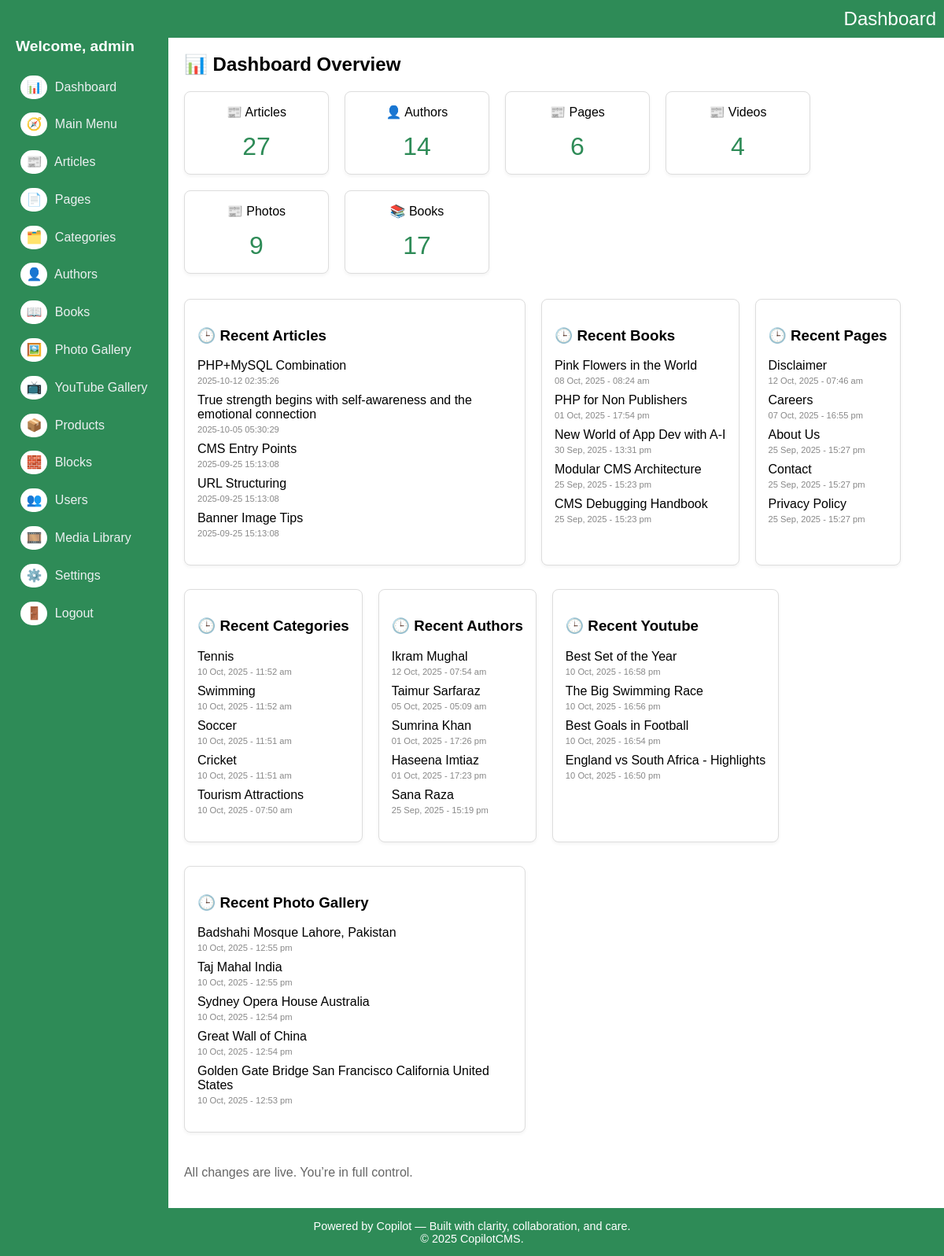
/admin/index.php (signed in), run on an earlier commit of the app's database.
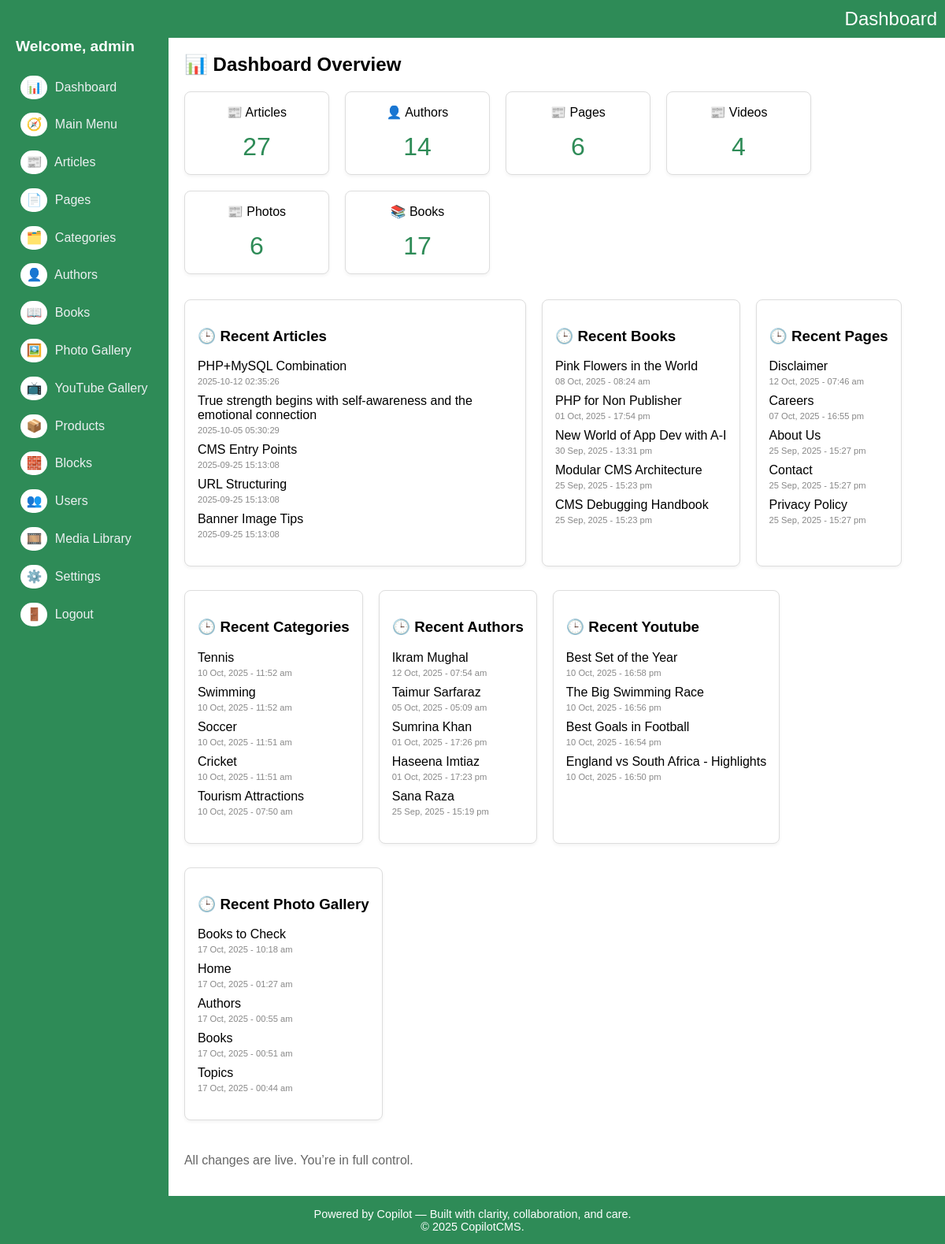
And on a later commit of the database.
### tables this page shows
CREATE TABLE IF NOT EXISTS `articles` (
  `key_articles` int(10) UNSIGNED NOT NULL AUTO_INCREMENT,
  `key_media_banner` int(10) UNSIGNED DEFAULT '0',
  `title` varchar(300) NOT NULL DEFAULT '',
  `title_sub` varchar(300) NOT NULL DEFAULT '',
  `article_snippet` varchar(1000) NOT NULL DEFAULT '',
  `article_content` mediumtext NOT NULL,
  `content_type` varchar(30) NOT NULL DEFAULT '',
  `book_indent_level` tinyint(4) NOT NULL DEFAULT '0',
  `url` varchar(200) NOT NULL DEFAULT '',
  `banner_image_url` varchar(2000) DEFAULT '',
  `sort` smallint(6) NOT NULL DEFAULT '0',
  `entry_date_time` timestamp NOT NULL DEFAULT CURRENT_TIMESTAMP,
  `update_date_time` timestamp NOT NULL DEFAULT CURRENT_TIMESTAMP,
  `created_by` int(10) UNSIGNED DEFAULT NULL,
  `updated_by` int(10) UNSIGNED DEFAULT NULL,
  `status` enum('draft','on','off') DEFAULT 'draft',
  PRIMARY KEY (`key_articles`),
  KEY `fk_articles_media` (`key_media_banner`),
  KEY `entry_date_time` (`entry_date_time`),
  KEY `update_date_time` (`update_date_time`)
);

CREATE TABLE IF NOT EXISTS `books` (
  `key_books` int(10) UNSIGNED NOT NULL AUTO_INCREMENT,
  `key_media_banner` int(10) UNSIGNED DEFAULT NULL,
  `title` varchar(200) NOT NULL DEFAULT '',
  `subtitle` varchar(200) NOT NULL DEFAULT '',
  `description` text NOT NULL,
  `cover_image_url` varchar(200) DEFAULT '',
  `url` varchar(200) NOT NULL DEFAULT '',
  `author_name` varchar(200) NOT NULL DEFAULT '',
  `publisher` varchar(200) NOT NULL DEFAULT '',
  `publish_year` varchar(4) NOT NULL DEFAULT '',
  `isbn` varchar(17) DEFAULT '',
  `is_featured` tinyint(1) DEFAULT NULL,
  `language` varchar(50) DEFAULT NULL,
  `format` varchar(50) DEFAULT NULL,
  `weight_grams` int(11) DEFAULT NULL,
  `sku` varchar(50) DEFAULT NULL,
  `status` varchar(3) NOT NULL DEFAULT '',
  `sort` smallint(6) NOT NULL DEFAULT '0',
  `entry_date_time` timestamp NOT NULL DEFAULT CURRENT_TIMESTAMP,
  `update_date_time` timestamp NOT NULL DEFAULT CURRENT_TIMESTAMP ON UPDATE CURRENT_TIMESTAMP,
  `created_by` int(10) UNSIGNED DEFAULT NULL,
  `updated_by` int(10) UNSIGNED DEFAULT NULL,
  PRIMARY KEY (`key_books`),
  KEY `fk_books_media` (`key_media_banner`)
);

CREATE TABLE IF NOT EXISTS `pages` (
  `key_pages` int(10) UNSIGNED NOT NULL AUTO_INCREMENT,
  `key_media_banner` int(10) UNSIGNED DEFAULT NULL,
  `banner_image_url` varchar(200) NOT NULL DEFAULT '',
  `title` varchar(200) NOT NULL DEFAULT '',
  `page_content` text NOT NULL,
  `url` varchar(200) NOT NULL DEFAULT '',
  `sort` smallint(6) NOT NULL DEFAULT '0',
  `status` varchar(3) NOT NULL DEFAULT '',
  `entry_date_time` timestamp NOT NULL DEFAULT CURRENT_TIMESTAMP,
  `update_date_time` timestamp NOT NULL DEFAULT CURRENT_TIMESTAMP,
  PRIMARY KEY (`key_pages`),
  KEY `fk_pages_media` (`key_media_banner`)
);

CREATE TABLE IF NOT EXISTS `categories` (
  `key_categories` int(10) UNSIGNED NOT NULL AUTO_INCREMENT,
  `key_media_banner` int(10) UNSIGNED NOT NULL DEFAULT '0',
  `name` varchar(200) NOT NULL DEFAULT '',
  `description` varchar(1000) NOT NULL DEFAULT '',
  `url` varchar(200) NOT NULL DEFAULT '',
  `sort` smallint(6) NOT NULL DEFAULT '0',
  `status` varchar(3) NOT NULL DEFAULT '',
  `entry_date_time` timestamp NOT NULL DEFAULT CURRENT_TIMESTAMP,
  `category_type` enum('article','book','photo_gallery','video_gallery','global') NOT NULL DEFAULT 'global',
  PRIMARY KEY (`key_categories`)
);

CREATE TABLE IF NOT EXISTS `authors` (
  `key_authors` int(10) UNSIGNED NOT NULL AUTO_INCREMENT,
  `name` varchar(200) NOT NULL DEFAULT '',
  `email` varchar(200) NOT NULL DEFAULT '',
  `phone` varchar(50) NOT NULL DEFAULT '',
  `website` varchar(200) NOT NULL DEFAULT '',
  `url` varchar(200) NOT NULL DEFAULT '',
  `social_url_media1` varchar(200) NOT NULL DEFAULT '',
  `social_url_media2` varchar(200) NOT NULL DEFAULT '',
  `social_url_media3` varchar(200) NOT NULL DEFAULT '',
  `city` varchar(200) NOT NULL DEFAULT '',
  `state` varchar(200) NOT NULL DEFAULT '',
  `country` varchar(200) NOT NULL DEFAULT '',
  `image_url` varchar(200) DEFAULT '',
  `key_media_banner` int(10) UNSIGNED DEFAULT NULL,
  `description` varchar(2000) NOT NULL DEFAULT '',
  `status` varchar(3) NOT NULL DEFAULT '',
  `entry_date_time` timestamp NOT NULL DEFAULT CURRENT_TIMESTAMP,
  `update_date_time` timestamp NOT NULL DEFAULT CURRENT_TIMESTAMP,
  `created_by` int(10) UNSIGNED DEFAULT NULL,
  `updated_by` int(10) UNSIGNED DEFAULT NULL,
  PRIMARY KEY (`key_authors`),
  KEY `fk_authors_media` (`key_media_banner`)
);

CREATE TABLE IF NOT EXISTS `youtube_gallery` (
  `key_youtube_gallery` int(11) NOT NULL AUTO_INCREMENT,
  `key_media_banner` int(10) UNSIGNED DEFAULT NULL,
  `title` varchar(255) DEFAULT NULL,
  `youtube_id` varchar(20) DEFAULT NULL,
  `thumbnail_url` varchar(2000) DEFAULT NULL,
  `description` text,
  `status` varchar(50) DEFAULT NULL,
  `entry_date_time` datetime DEFAULT CURRENT_TIMESTAMP,
  `created_by` int(10) UNSIGNED DEFAULT NULL,
  `updated_by` int(10) UNSIGNED DEFAULT NULL,
  `url` varchar(200) DEFAULT NULL,
  PRIMARY KEY (`key_youtube_gallery`),
  KEY `fk_youtube_gallery_media` (`key_media_banner`)
);

CREATE TABLE IF NOT EXISTS `photo_gallery` (
  `key_photo_gallery` int(10) UNSIGNED NOT NULL AUTO_INCREMENT,
  `key_media_banner` int(10) UNSIGNED DEFAULT NULL,
  `title` varchar(255) DEFAULT NULL,
  `image_url` varchar(2000) DEFAULT NULL,
  `description` text,
  `status` varchar(3) DEFAULT '',
  `entry_date_time` datetime DEFAULT CURRENT_TIMESTAMP,
  `update_date_time` timestamp NOT NULL DEFAULT CURRENT_TIMESTAMP,
  `created_by` int(10) UNSIGNED DEFAULT NULL,
  `updated_by` int(10) UNSIGNED DEFAULT NULL,
  `url` varchar(200) DEFAULT NULL,
  `available_for_blocks` varchar(3) DEFAULT '',
  `css` varchar(500) NOT NULL DEFAULT '',
  `slideshow_enabled` tinyint(1) NOT NULL DEFAULT '1',
  `navigation_type` enum('arrows','slideshow','both','none') NOT NULL DEFAULT 'slideshow',
  PRIMARY KEY (`key_photo_gallery`),
  KEY `fk_photo_gallery_media` (`key_media_banner`)
);

### admin/index.php (the view, shortened to what this page needs)
<?php
$username = $_SESSION["username"];
include("db.php");
function getCount($table, $statusCol = 'status') {
	global $conn;
	$sql = "SELECT COUNT(*) as count FROM $table WHERE $statusCol = 'on'";
	$result = $conn->query($sql);
	$row = $result->fetch_assoc();
	return $row["count"];
}
function getRecent($table, $titleCol, $dateCol, $limit = 5) {
	global $conn;
	$sql = "SELECT $titleCol, $dateCol FROM $table ORDER BY $dateCol DESC LIMIT $limit";
	$result = $conn->query($sql);
	$rows = [];
	while ($row = $result->fetch_assoc()) {
		$rows[] = $row;
	}
	return $rows;
}
$totalArticles = getCount("articles");
$totalPages = getCount("pages");
$totalVideos = getCount("youtube_gallery");
$totalPhotos = getCount("photo_gallery");
$totalBooks = getCount("books");
$totalAuthors = getCount("authors");
$recentArticles = getRecent("articles", "title", "entry_date_time", 5);
$recentBooks = getRecent("books", "title", "entry_date_time", 5);
$recentCategories = getRecent("categories", "name", "entry_date_time", 5);
$recentPages = getRecent("pages", "title", "entry_date_time", 5);
$recentAuthors = getRecent("authors", "name", "entry_date_time", 5);
$recentGallery = getRecent("photo_gallery", "title", "entry_date_time", 5);
$recentYoutube = getRecent("youtube_gallery", "title", "entry_date_time", 5);
?>
<!DOCTYPE html>
<html>
<head>
	<link rel="stylesheet" href="assets/css/style.css">
</head>
<body>
<header>
	Dashboard
</header>
<div class="container">
	<div class="sidebar">
	<h2>Welcome, <?= $username ?></h2>
	<ul class="dashboard-links">
	<li><a href="index.php"><span>📊</span> Dashboard</a></li>
	<li><a href="main_menu/list.php"><span>🧭</span> Main Menu</a></li>
	<li><a href="articles/list.php"><span>📰</span> Articles</a></li>
	<li><a href="pages/list.php"><span>📄</span> Pages</a></li>
	<li><a href="categories/list.php"><span>🗂️</span> Categories</a></li>
	<li><a href="authors/list.php"><span>👤</span> Authors</a></li>
	<li><a href="books/list.php"><span>📖</span> Books</a></li>
	<li><a href="photo_gallery/list.php"><span>🖼️</span> Photo Gallery</a></li>
	<li><a href="youtube_gallery/list.php"><span>📺</span> YouTube Gallery</a></li>
	<li><a href="products/list.php"><span>📦</span> Products</a></li>
	<li><a href="blocks/list.php"><span>🧱</span> Blocks</a></li>
	<li><a href="users/list.php"><span>👥</span> Users</a></li>
	<li><a href="media_library/list.php"><span>🎞️</span> Media Library</a></li>
	<li><a href="settings/list.php"><span>⚙️</span> Settings</a></li>
	<li><a href="users/logout.php"><span>🚪</span> Logout</a></li>
	</ul>
	</div>
	<div class="main">
		<h2>📊 Dashboard Overview</h2>
		<div class="dashboard-metrics">
			<div class="metric-box">📰 Articles<br><span><?= $totalArticles ?></span></div>
			<div class="metric-box">👤 Authors<br><span><?= $totalAuthors ?></span></div>
			<div class="metric-box">📰 Pages<br><span><?= $totalPages ?></span></div>
			<div class="metric-box">📰 Videos<br><span><?= $totalVideos ?></span></div>
			<div class="metric-box">📰 Photos<br><span><?= $totalPhotos ?></span></div>
			<div class="metric-box">📚 Books<br><span><?= $totalBooks ?></span></div>
		</div>
		<div class="recents">
			<div class="recent-activity">
				<h3>🕒 Recent Articles</h3>
				<ul>
				<?php foreach ($recentArticles as $item): ?>
					<li><?= htmlspecialchars($item['title']) ?><br> <small><?= $item['entry_date_time'] ?></small></li>
				<?php endforeach; ?>
				</ul>
			</div>
			<div class="recent-activity">
				<h3>🕒 Recent Books</h3>
				<ul>
				<?php foreach ($recentBooks as $item): ?>
					<li><?= htmlspecialchars($item['title']) ?><br> <small><?= date_format(date_create($item["entry_date_time"]), "d M, Y - H:i a") ?></small></li>
				<?php endforeach; ?>
				</ul>
			</div>
			<div class="recent-activity">
				<h3>🕒 Recent Pages</h3>
				<ul>
				<?php foreach ($recentPages as $item): ?>
					<li><?= htmlspecialchars($item['title']) ?><br> <small><?= date_format(date_create($item["entry_date_time"]), "d M, Y - H:i a") ?></small></li>
				<?php endforeach; ?>
				</ul>
			</div>
			<div class="recent-activity">
				<h3>🕒 Recent Categories</h3>
				<ul>
				<?php foreach ($recentCategories as $item): ?>
					<li><?= htmlspecialchars($item['name']) ?><br> <small><?= date_format(date_create($item["entry_date_time"]), "d M, Y - H:i a") ?></small></li>
				<?php endforeach; ?>
				</ul>
			</div>
			<div class="recent-activity">
				<h3>🕒 Recent Authors</h3>
				<ul>
				<?php foreach ($recentAuthors as $item): ?>
					<li><?= htmlspecialchars($item['name']) ?><br> <small><?= date_format(date_create($item["entry_date_time"]), "d M, Y - H:i a") ?></small></li>
				<?php endforeach; ?>
				</ul>
			</div>
			<div class="recent-activity">
				<h3>🕒 Recent Youtube</h3>
				<ul>
				<?php foreach ($recentYoutube as $item): ?>
					<li><?= htmlspecialchars($item['title']) ?><br> <small><?= date_format(date_create($item["entry_date_time"]), "d M, Y - H:i a") ?></small></li>
				<?php endforeach; ?>
				</ul>
			</div>
			<div class="recent-activity">
				<h3>🕒 Recent Photo Gallery</h3>
				<ul>
				<?php foreach ($recentGallery as $item): ?>
					<li><?= htmlspecialchars($item['title']) ?><br> <small><?= date_format(date_create($item["entry_date_time"]), "d M, Y - H:i a") ?></small></li>
				<?php endforeach; ?>
				</ul>
			</div>
		</div>
		<p style="margin-top:2em; color:#666;">All changes are live. You’re in full control.</p>
	</div>
</div>
<footer>
	Powered by Copilot &mdash; Built with clarity, collaboration, and care.<br>
	&copy; <?= date('Y') ?> CopilotCMS.
</footer>
</body>
</html>

### admin/assets/css/style.css (style rules this page uses)
body { margin:0; font-family:Arial, sans-serif; }
a { color:seagreen; text-decoration:none; }
h2 { margin-top:0; }
header { color:#FFF; background:seagreen; padding:10px; text-align:right; font-size:1.5em; }
.container { display:flex; background:#fff; min-height:100vh; }
.sidebar { background:seagreen; color:#fff; padding:0 20px; }
.sidebar h2 { font-size:1.2em; margin-bottom:1em; }
.sidebar a { display:block; margin-bottom:5px; color:#ecf0f1; padding:0.4em; border-radius:4px; }
.sidebar a span { padding:5px; width:24px; text-align:center; height:20px; margin-right:5px; border-radius:55px; background-color:#FFF; display:inline-block; }
.dashboard-links { list-style:none; padding:0; }
.main { flex:1; padding:20px; border-radius:20px; }
.dashboard-metrics { display:flex; flex-wrap:wrap; gap:20px; margin-bottom:2em; }
.metric-box { background:#fff; border:1px solid #ddd; padding:1em; border-radius:8px; text-align:center; width:150px; box-shadow:0 2px 4px rgba(0,0,0,0.05); }
.metric-box span { display:block; font-size:2em; color:seagreen; margin-top:0.5em; }
.recents { display:flex; flex-wrap:wrap; gap:20px; margin-bottom:2em; }
.recent-activity { background:#fff; border:1px solid #ddd; padding:1em; margin-bottom:10px; border-radius:8px; box-shadow:0 2px 4px rgba(0,0,0,0.05); max-width:400px; }
.recent-activity ul { list-style:none; padding:0; }
.recent-activity li { margin-bottom:0.5em; }
.recent-activity small { color:#888; font-size:0.7em; }
footer { background:seagreen; color:#FFF; text-align:center; padding:1em; font-size:0.9em; }

What changed in the data, as far as the page shows it:
removed photo_gallery: title "Badshahi Mosque Lahore, Pakistan", entry_date_time "10 Oct, 2025 - 12:55 pm"
removed photo_gallery: title "Taj Mahal India", entry_date_time "10 Oct, 2025 - 12:55 pm"
removed photo_gallery: title "Sydney Opera House Australia", entry_date_time "10 Oct, 2025 - 12:54 pm"
removed photo_gallery: title "Great Wall of China", entry_date_time "10 Oct, 2025 - 12:54 pm"
removed photo_gallery: title "Golden Gate Bridge San Francisco California United States", entry_date_time "10 Oct, 2025 - 12:53 pm"
changed books: title "PHP for Non Publishers" → "PHP for Non Publisher"
added photo_gallery: title "Books to Check", entry_date_time "17 Oct, 2025 - 10:18 am"
added photo_gallery: title "Home", entry_date_time "17 Oct, 2025 - 01:27 am"
added photo_gallery: title "Authors", entry_date_time "17 Oct, 2025 - 00:55 am"
added photo_gallery: title "Books", entry_date_time "17 Oct, 2025 - 00:51 am"
added photo_gallery: title "Topics", entry_date_time "17 Oct, 2025 - 00:44 am"
Also different on the page:
$totalPhotos: "9" → "6"
